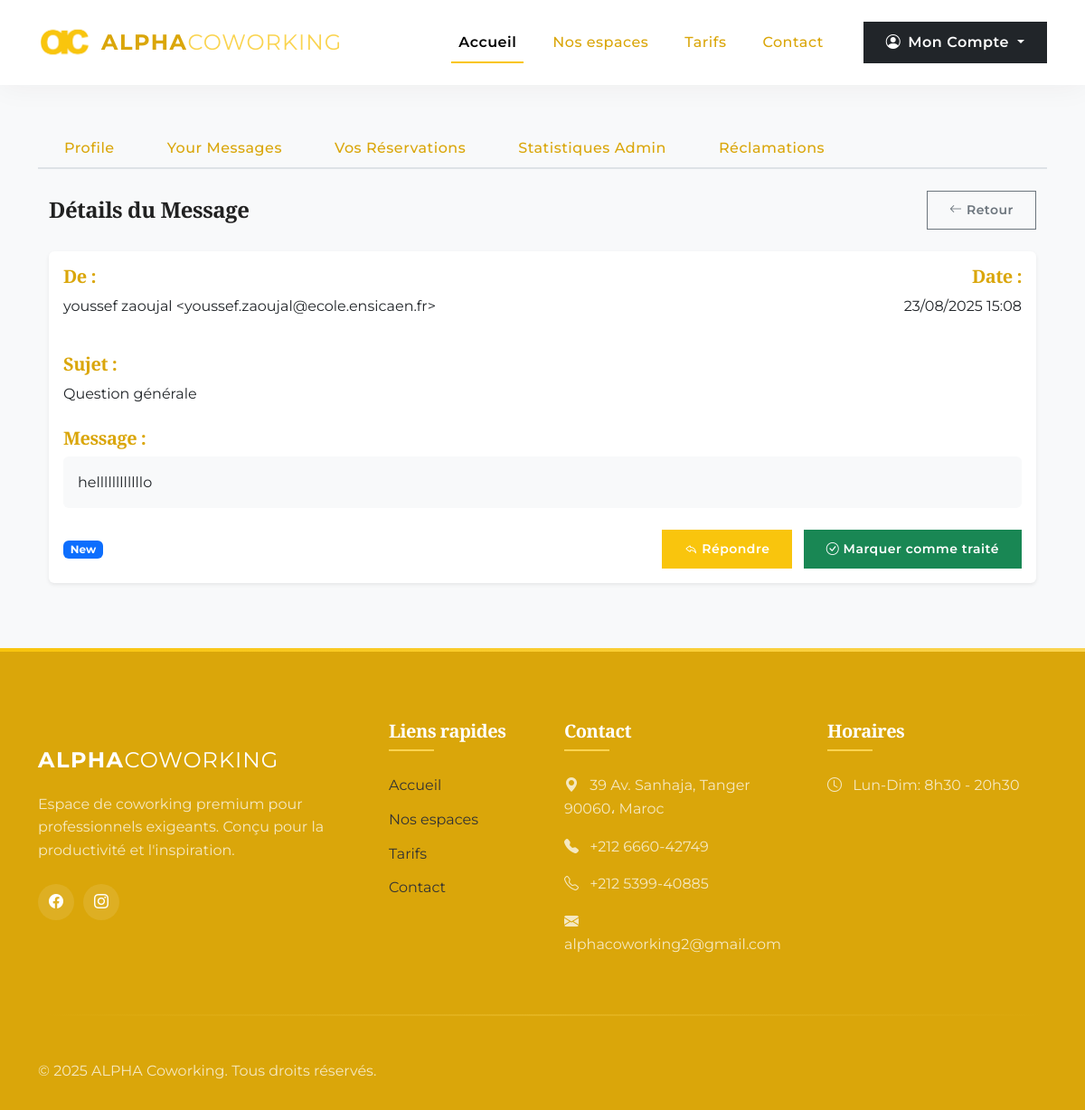
Page /dashboard/messages?message_id=28 (signed in) on the committed database.
### pythonic/models.py (models this page shows, shortened)
class ContactMessage(db.Model):
    id = db.Column(db.Integer, primary_key=True)
    full_name = db.Column(db.String(50), nullable=False)
    email = db.Column(db.String(120), nullable=False)
    subject = db.Column(db.String(100), nullable=False)
    message = db.Column(db.Text, nullable=False)
    date_submitted = db.Column(db.DateTime, nullable=False, default=datetime.utcnow)
    status = db.Column(db.String(20), nullable=False, default='new')  # new, in_progress, resolved

### pythonic/contact/routes.py (the view)
@contact.route('/dashboard/messages')
@login_required
def admin_messages():
    page = request.args.get('page', 1, type=int)
    message_id = request.args.get('message_id', None, type=int)
    per_page = 10
    if message_id:
        message = ContactMessage.query.get_or_404(message_id)
        if message.status == 'new':
            message.status = 'in_progress'
            db.session.commit()
        return render_template('message_detail.html', message=message)
    messages = ContactMessage.query.order_by(ContactMessage.date_submitted.desc())\
                       .paginate(page=page, per_page=per_page)
    return render_template('contact.html',
                         messages=messages,
                         active_tab='messages')

### pythonic/__init__.py (called while the page is built)
def nl2br(value):
    return value.replace('\n', '<br>') if value else ''

### pythonic/models.py (called while the page is built)
@login_manager.user_loader
def load_user(user_id):
    return User.query.get(int(user_id))

### pythonic/templates/message_detail.html
{% extends "dashboard.html" %}
{% block contact %}
<div class="container-fluid py-4">
  <div class="d-flex justify-content-between align-items-center mb-4">
    <h2 class="h4 fw-bold mb-0">Détails du Message</h2>
    <a href="{{ url_for('contact.admin_messages') }}" class="btn btn-sm btn-outline-secondary">
      <i class="bi bi-arrow-left"></i> Retour
    </a>
  </div>
  <div class="card border-0 shadow-sm">
    <div class="card-body">
      <div class="row mb-4">
        <div class="col-md-6">
          <h5 class="fw-bold">De :</h5>
          <p>{{ message.full_name }} &lt;{{ message.email }}&gt;</p>
        </div>
        <div class="col-md-6 text-md-end">
          <h5 class="fw-bold">Date :</h5>
          <p>{{ message.date_submitted.strftime('%d/%m/%Y %H:%M') }}</p>
        </div>
      </div>
      <div class="mb-4">
        <h5 class="fw-bold">Sujet :</h5>
        <p>{{ message.subject }}</p>
      </div>
      <div class="mb-4">
        <h5 class="fw-bold">Message :</h5>
        <div class="p-3 bg-light rounded">
          {{ message.message|nl2br }}
        </div>
      </div>
      <div class="d-flex justify-content-between align-items-center">
        <span class="badge
          {% if message.status == 'new' %}bg-primary
          {% elif message.status == 'in_progress' %}bg-warning text-dark
          {% else %}bg-success{% endif %}">
          {{ message.status|replace('_', ' ')|title }}
        </span>
        <div>
          <a href="mailto:{{ message.email }}?subject=RE: {{ message.subject }}"
             class="btn btn-primary btn-sm">
            <i class="bi bi-reply"></i> Répondre
          </a>
          {% if message.status != 'closed' %}
          <form action="{{ url_for('contact.mark_as_closed', message_id=message.id) }}"
                method="post" class="d-inline">
            <button type="submit" class="btn btn-success btn-sm ms-2">
              <i class="bi bi-check-circle"></i> Marquer comme traité
            </button>
          </form>
          {% endif %}
        </div>
      </div>
    </div>
  </div>
</div>
{% endblock %}

### pythonic/templates/layout.html (style rules this page uses)
:root { --primary-gradient: linear-gradient(135deg, #f9c50d 0%, #ff9500 100%); --primary-shadow: rgba(249, 197, 13, 0.4); --primary-light: rgba(249, 197, 13, 0.1); --marron-fonce: #daa60a; --marron-dore: #f9c50d; --marron-clair: #fad450; --beige: #333333; --beige-clair: #F8F9FA; --blanc: #FFFFFF; --noir: #212121; --transition: all 0.4s cubic-bezier(0.645, 0.045, 0.355, 1); }
body { font-family: 'Montserrat', sans-serif; background-color: var(--beige-clair); color: var(--noir); overflow-x: hidden; line-height: 1.6; }
h1, h2, h3, h4, h5, .display-1, .display-2, .display-3 { font-family: 'Playfair Display', serif; font-weight: 600; color: var(--marron-fonce); letter-spacing: -0.5px; }
.btn { padding: 10px 24px; font-weight: 600; letter-spacing: 0.5px; border-radius: 0; transition: var(--transition); position: relative; overflow: hidden; }
.btn-primary { background-color: var(--marron-dore); border-color: var(--marron-dore); color: var(--blanc); }
.bg-light { background-color: var(--beige-clair) !important; }

### rows in the picture
ContactMessage: full_name "youssef zaoujal", email "youssef.zaoujal@ecole.ensicaen.fr", date_submitted "23/08/2025 15:08", subject "Question générale", message "hellllllllllllo", status "New"
